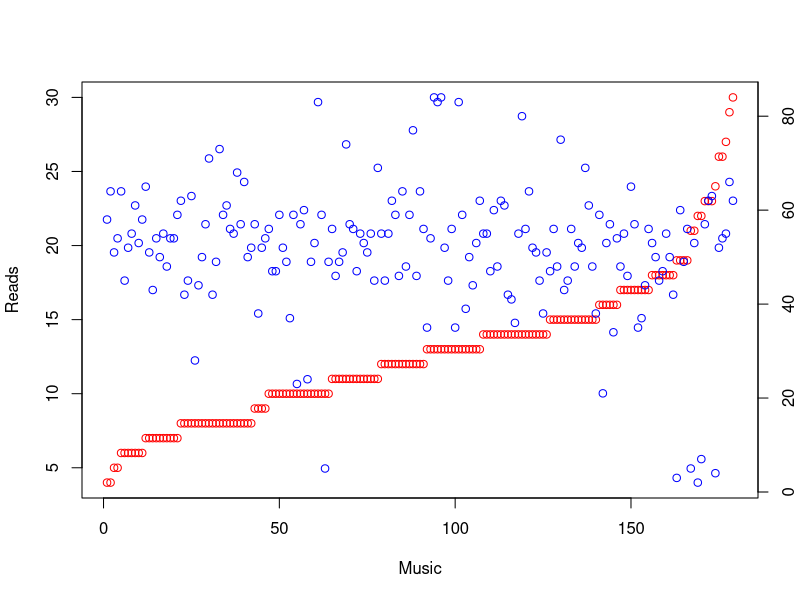
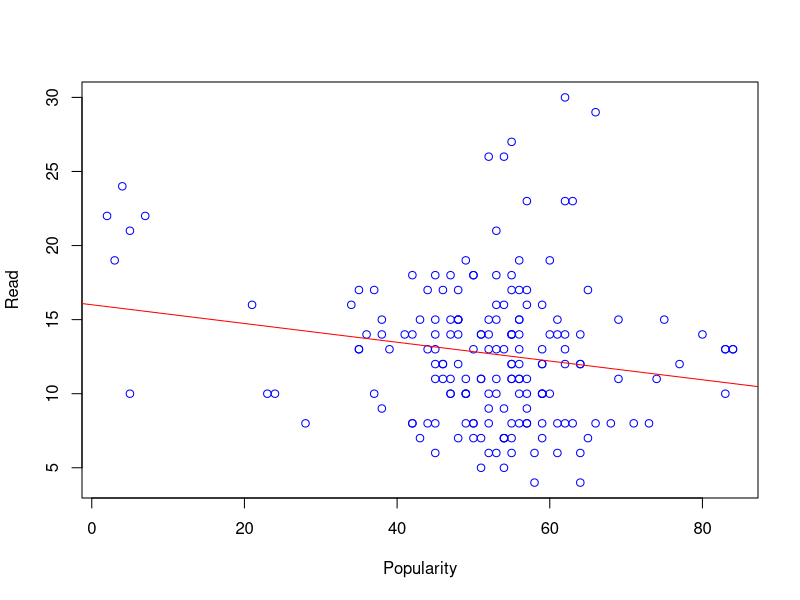
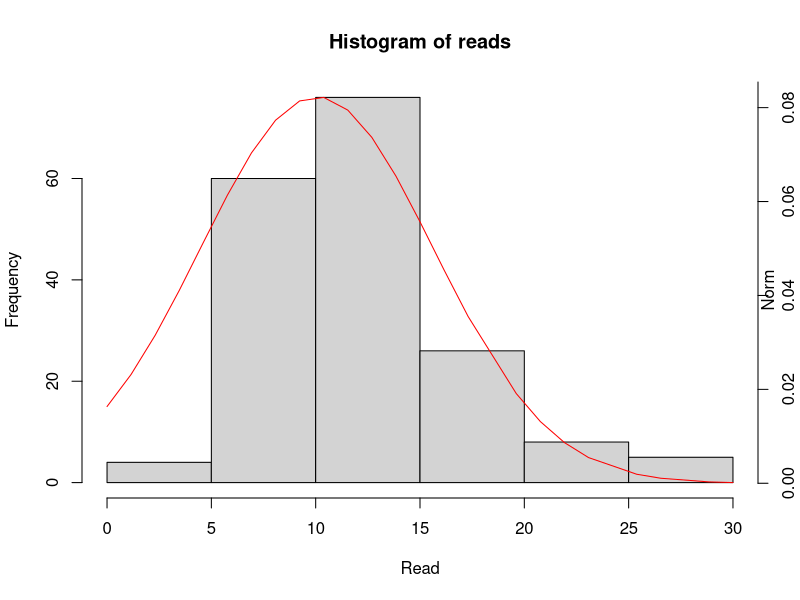
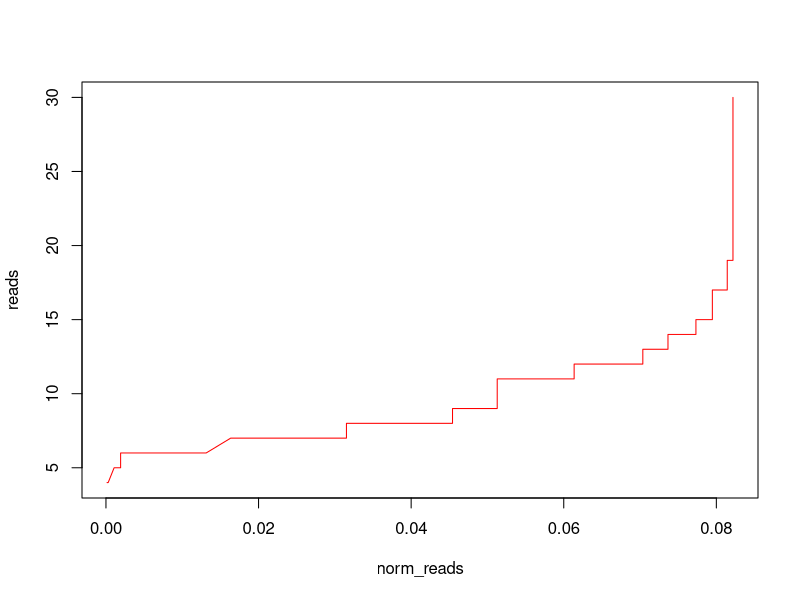

Source code (R) for these figures, in order:
library(readxl)

print("Initializing")
result_excel <- read_excel("result/result_excel.xlsx")
table <- result_excel
table <- table[order(table$Read), ]
table <- table[table[, "Popularity"] > 0,]
popularities <- table$Popularity
reads <- table$Read
x <- seq(1, length(reads))

print("Generate graphic")
plot(x, reads, col="red", xlab="Music", ylab="Reads")
par(new=TRUE)
plot(x, popularities, col="blue", axes = FALSE, xlab="", ylab="")
axis(side = 4, at = pretty(range(popularities)))      
mtext("Popularity", side = 4, line = 50)

print("Show corelation")
plot(popularities, reads, xlab = "Popularity", ylab = "Read", col="blue")

print("Test corelation from pearson")
pearson_result <- cor.test(popularities, reads)
print(pearson_result)

print("Test corelation from spearman")
print(cor.test(popularities, reads, method="spearman"))


print("Linear model")
linearModel <- lm(reads ~ popularities)
print(linearModel)
abline(linearModel, col="red")


print("Normal's law")
print("Histogram")
hist(reads, xlab="Read")
mean_reads <- mean(reads)
print(mean_reads)
sigma_reads <- sd(reads)
print(sigma_reads)
norm_reads <- dnorm(reads, mean=mean_reads, sd=sigma_reads)
par(new=TRUE)
plot(reads, norm_reads, type="l", col="red", axes = FALSE, xlab="", ylab="")
axis(side = 4, at = pretty(range(norm_reads)))      
mtext("Norm", side = 4)

print("Shapiro-Wilk's test")
shapiro_result <- shapiro.test(reads)
print(shapiro_result)

print("QQ-Plot")
qqplot(norm_reads, reads, col="red", type="l")
